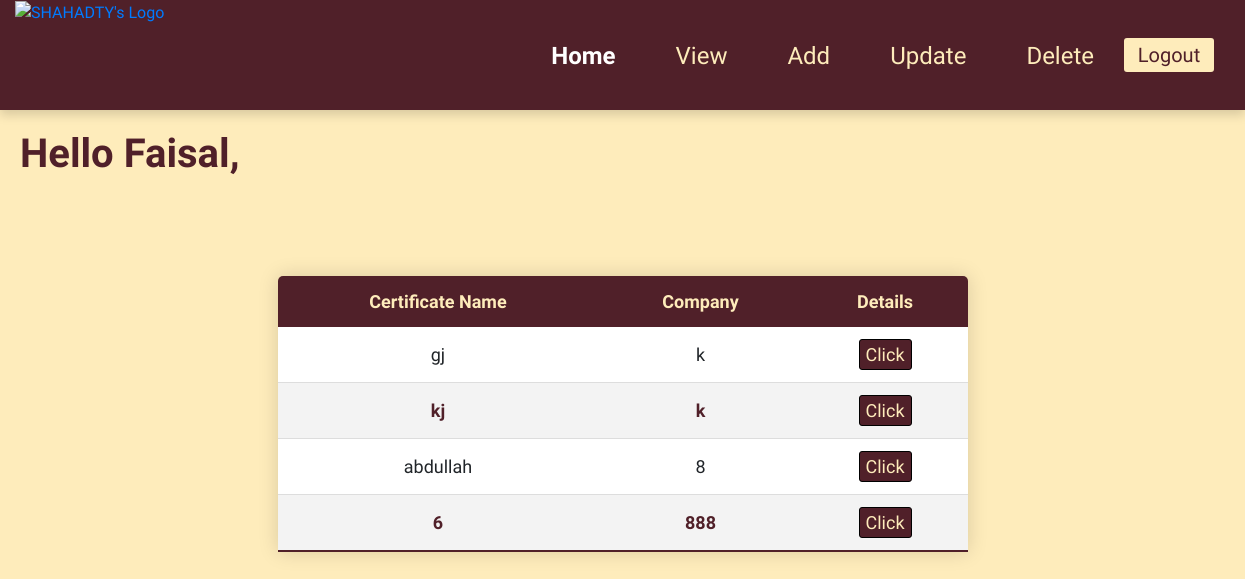
The app's page /certificates/ (signed in), older data.
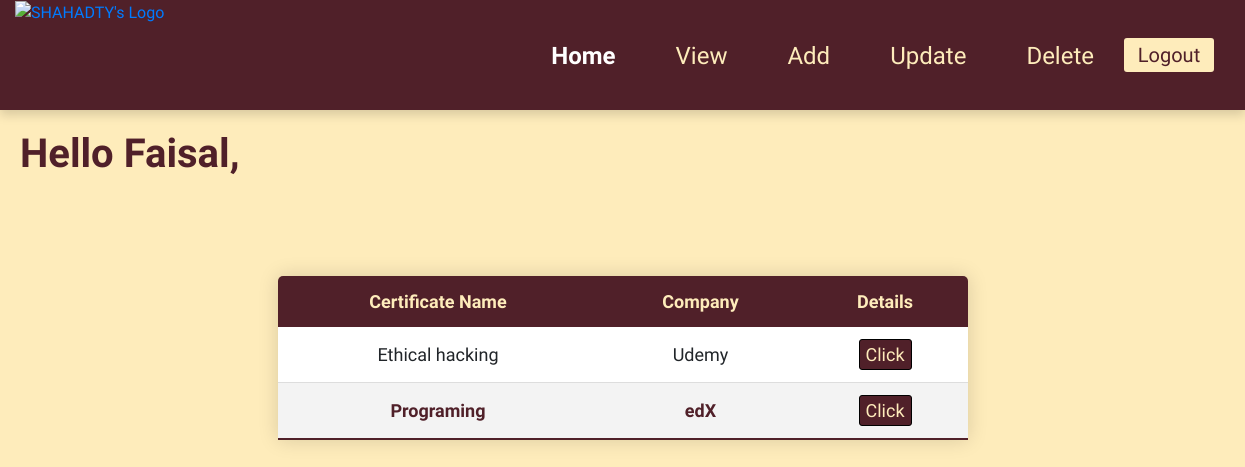
The same page, newer data.
### Certificates/models.py (models this page shows, shortened)
class certificate(models.Model):
    courseid = models.AutoField(primary_key=True) # New Added
    cname = models.CharField(max_length=64)
    ccompany = models.CharField(max_length=64)
    chours = models.FloatField()
    cfield = models.CharField(max_length=64)
    accredited = models.CharField(max_length=64)
    users = models.ManyToManyField(User,blank=True,through="granted") # New Added , through means the new table in many-to-many relation

### Certificates/views.py (the view)
# urls.py: path('',views.menu,name='menu'),
def menu(request):
    if not request.user.is_authenticated:
        return HttpResponseRedirect(reverse("Certificates:login"))
    user = request.user
    cert = certificate.objects.exclude(users = user) # New Added
    if len(cert) != 0:
        return render(request,'Certificates/Menu.html' , {"certi":cert , "name":request.user.first_name.capitalize()})
    else:
        return render(request,'Certificates/Menu.html' , {"noCertificates":len(cert) == 0 , "name":request.user.first_name.capitalize()})

### Certificates/templates/Certificates/Menu.html (shortened to what this page needs)
{% extends 'Certificates/Layout.html' %}
{% block body %}
<div class = "col-12 Menu_Header">
      <h1>Hello {{name}},</h1>
</div>
<div class = "col-12">
      {% if noCertificates %}
      <div class = "col-12 No_Certificates_Header">
            <h1> There are no Certificates at this time :)</h1>
      </div>
            {% else %}
            <table class = "Certificate_Table">
                  <thead>
                        <th>Certificate Name</th>
                        <th>Company</th>
                        <th>Details</th>
                  </thead>
                  <tbody>
                  {% for cert in certi %}
                        <tr>
                              <td>{{ cert.cname }}</td>
                              <td>{{ cert.ccompany }}</td>
                              <td><a href = "{% url 'Certificates:details' cert.courseid %}"><button class = "Table_Button">Click</button></a></td>
                        </tr>
                  {% endfor %}
                  </tbody>
            </table>
      {% endif %}
</div>
{% endblock %}

Row changes from the older to the newer data that the page shows:
removed certificate: cname "gj", ccompany "k"
removed certificate: cname "kj", ccompany "k"
removed certificate: cname "6", ccompany "888"
changed certificate: cname "abdullah" → "Ethical hacking"; ccompany "8" → "Udemy"
added certificate: cname "Programing", ccompany "edX"
